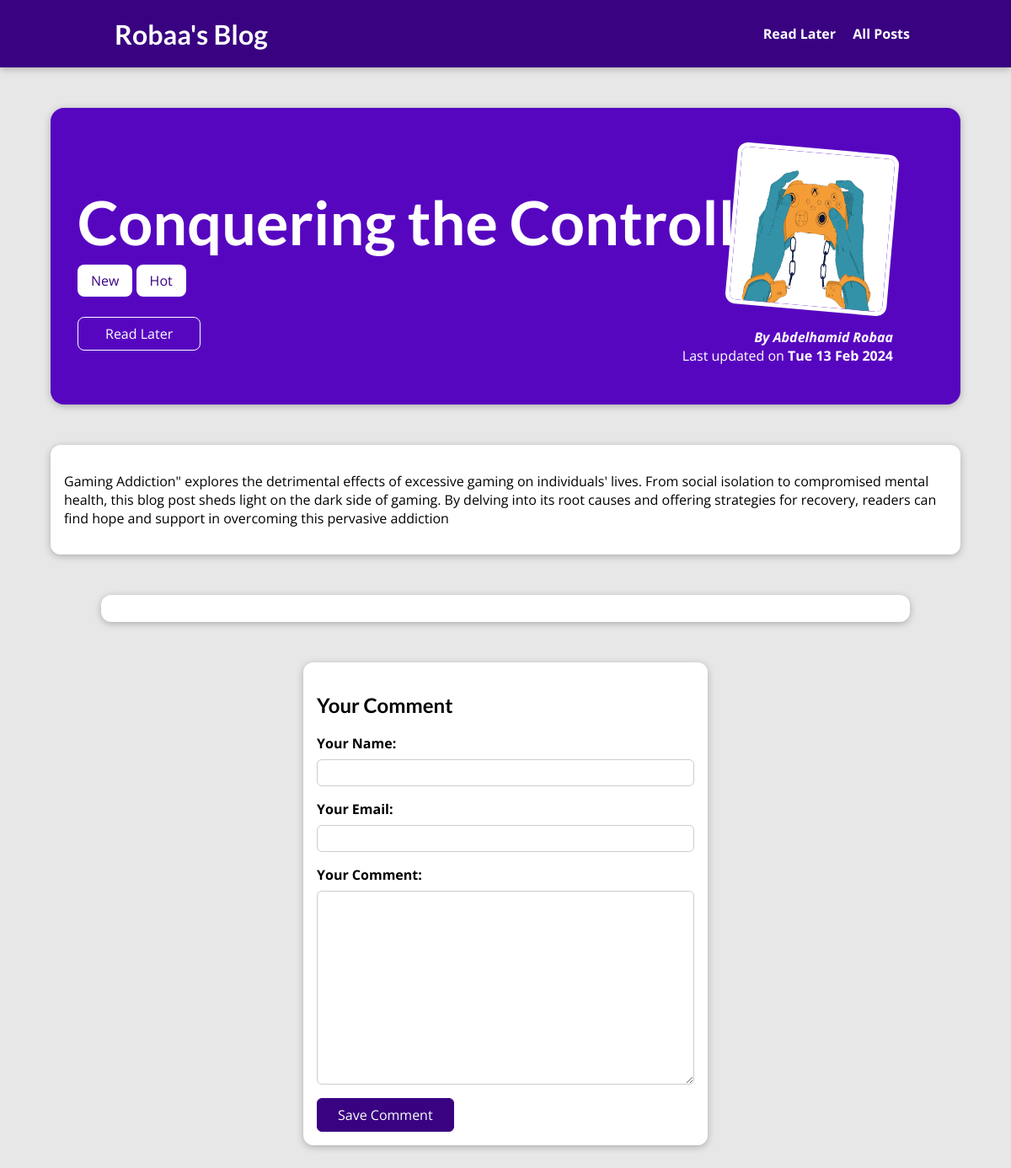
The app's page /posts/conquering-the-controller, older data.
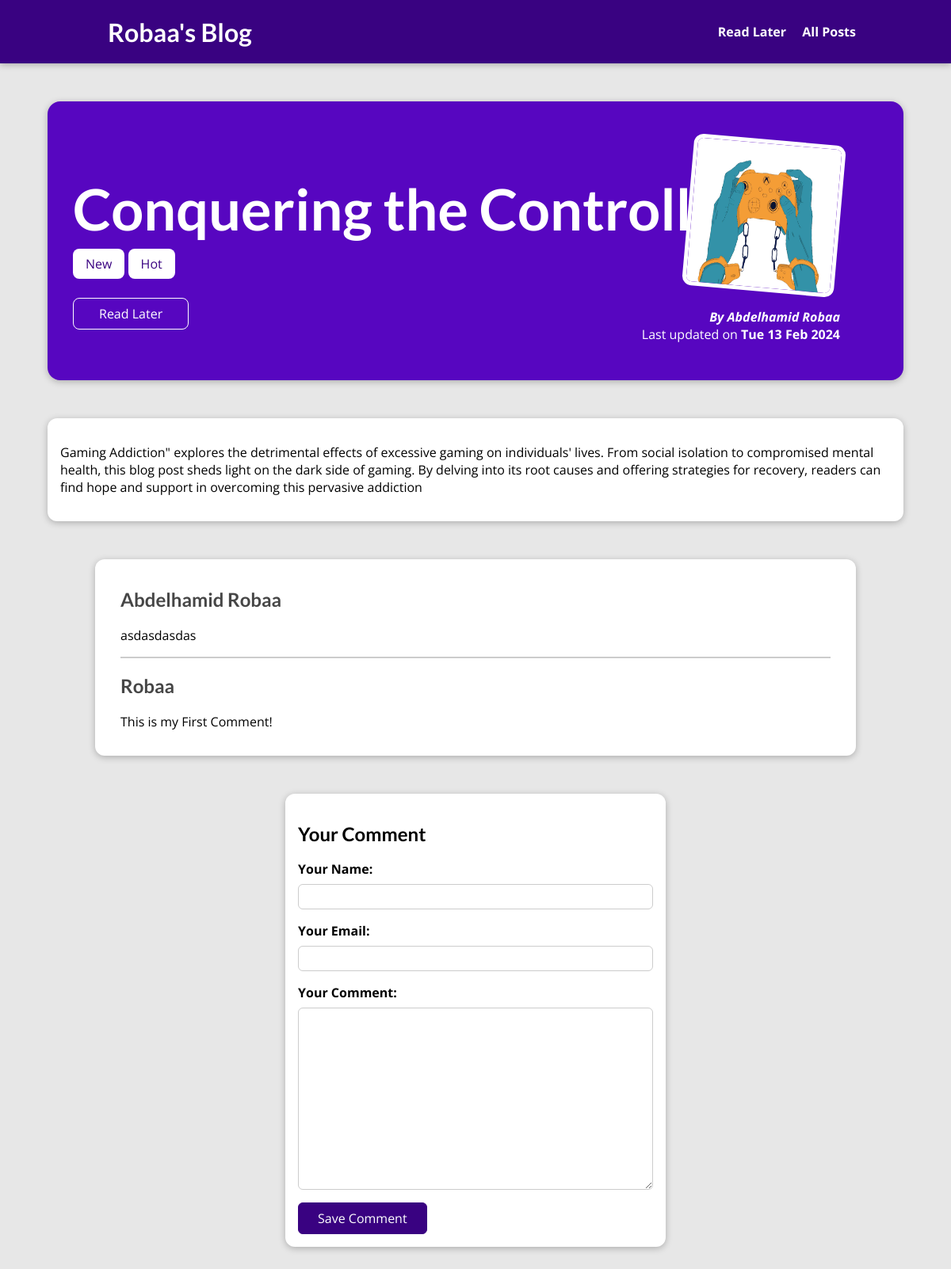
The same page, newer data.
### blog/models.py (models this page shows, shortened)
class Tag(models.Model):
    caption = models.CharField(max_length=20)

class Comment(models.Model):
    user_name = models.CharField(max_length=100)
    user_email = models.EmailField()
    text = models.TextField(max_length=400)
    post = models.ForeignKey(
        Post, on_delete=models.CASCADE, related_name="comments")

### blog/views.py (the view)
# urls.py: path("posts/<slug:slug>", views.SinglePostView.as_view(),
class SinglePostView(View):
    template_name = "blog/post-detail.html"
    model = Post
    def is_stored_post(self, request, post_id):
        stored_posts = request.session.get("stored_posts")
        if stored_posts is not None:
            is_saved_for_later = post_id in stored_posts
        else:
            is_saved_for_later = False
        return is_saved_for_later
    def get(self, request, slug):
        post = Post.objects.get(slug=slug)
        context = {
            "post": post,
            "post_tags": post.tags.all(),
            "comment_form": CommentForm,
            "comments": post.comments.all().order_by("-id"),
            "saved_for_later": self.is_stored_post(request, post.id)
        }
        return render(request, "blog/post-detail.html", context)
    def post(self, request, slug):
        comment_form = CommentForm(request.POST)
        post = Post.objects.get(slug=slug)
        if comment_form.is_valid():
            comment = comment_form.save(commit=False)
            comment.post = post
            comment.save()
            return HttpResponseRedirect(reverse("post-detail-page", args=[slug]))
        else:
            context = {
                "post": post,
                "post_tags": post.tags.all(),
                "comment_form": comment_form,
                "comments": post.comments.all().order_by("-id")
            }
            return render(request, "blog/post-detail.html", context)

### blog/models.py (called while the page is built)
    def full_name(self):
        return f"{self.first_name} {self.last_name}"

    def __str__(self):
        return self.full_name()

### blog/templatetags/blog_extras.py (called while the page is built)
@register.filter
def convert_markdown(value):
    return markdown.markdown(value)

### blog/templates/blog/post-detail.html (shortened to what this page needs)
{% extends "base.html" %}
{% load static %}
{% load blog_extras %}
{% block css_files %}
    <link rel="stylesheet" href="{% static "blog/post-detail.css" %}">
{% endblock css_files %}
{% block content %}
    <section id="summary">
        <h2>{{post.title}}</h2>
        <div>
            {% for tag in post_tags %}
                <span class="tag">{{tag.caption}}</span>
            {% endfor %}
        </div>
        <div id="read-later">
            <form action="{% url "read-later" %}" method="POST">
                <button>
                {% if saved_for_later %}
                    Remove from "Read Later" List
                {% else %}
                    Read Later
                {% endif %}
                </button>
            </form>
        </div>
        <article>
            <img src="{{post.image.url}}" alt="{{post.title}}">
            <address>By <a href="mailto:{{post.author.email_address}}">{{post.author}}</a></address>
            <div>
                Last updated on <time> {{post.date |date:"D d M Y"}}</time>
            </div>
        </article>
    </section>
    <main>
        <p>{{post.content|convert_markdown|safe}}</p>
    </main>
    <section id="comments">
        <ul>
            {% for comment in comments %}
                <li>
                    <h2>{{comment.user_name}}</h2>
                    <p>{{comment.text|linebreaks}}</p>
                </li>
            {% endfor %}
        </ul>
    </section>
    <section id = "comment-form">
        <h2>Your Comment</h2>
        <form action = "{% url 'post-detail-page' post.slug %}" method = "POST">
            {% for form_field in  comment_form %}
                <div class="form-control {% if form_field.errors %}invalid{% endif %}" >
                    {{form_field.label_tag}}
                    {{form_field}}
                </div>
            {% endfor %}
            <button>
                Save Comment
            </button>
        </form>
{% endblock content%}

Row changes from the older to the newer data that the page shows:
added Comment: user_name "Abdelhamid Robaa", text "asdasdasdas"
added Comment: user_name "Robaa", text "This is my First Comment!"
